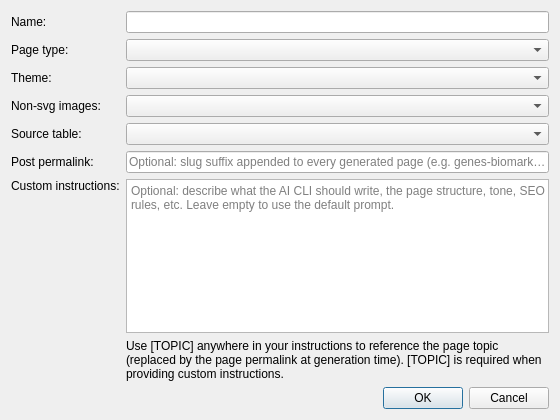
<?xml version="1.0" encoding="UTF-8"?>
<ui version="4.0">
 <class>DialogAddGeneration</class>
 <widget class="QDialog" name="DialogAddGeneration">
  <property name="geometry">
   <rect>
    <x>0</x>
    <y>0</y>
    <width>560</width>
    <height>420</height>
   </rect>
  </property>
  <property name="windowTitle">
   <string>Add Generation Strategy</string>
  </property>
  <layout class="QVBoxLayout" name="verticalLayout">
   <item>
    <layout class="QFormLayout" name="formLayout">
     <property name="fieldGrowthPolicy">
      <enum>QFormLayout::AllNonFixedFieldsGrow</enum>
     </property>
     <item row="0" column="0">
      <widget class="QLabel" name="labelName">
       <property name="text">
        <string>Name:</string>
       </property>
      </widget>
     </item>
     <item row="0" column="1">
      <widget class="QLineEdit" name="lineEditName"/>
     </item>
     <item row="1" column="0">
      <widget class="QLabel" name="labelPageType">
       <property name="text">
        <string>Page type:</string>
       </property>
      </widget>
     </item>
     <item row="1" column="1">
      <widget class="QComboBox" name="comboBoxPageType"/>
     </item>
     <item row="2" column="0">
      <widget class="QLabel" name="labelTheme">
       <property name="text">
        <string>Theme:</string>
       </property>
      </widget>
     </item>
     <item row="2" column="1">
      <widget class="QComboBox" name="comboBoxTheme"/>
     </item>
     <item row="3" column="0">
      <widget class="QLabel" name="labelNonSvgImages">
       <property name="text">
        <string>Non-svg images:</string>
       </property>
      </widget>
     </item>
     <item row="3" column="1">
      <widget class="QComboBox" name="comboBoxNonSvgImages"/>
     </item>
     <item row="4" column="0">
      <widget class="QLabel" name="labelPrimaryTable">
       <property name="text">
        <string>Source table:</string>
       </property>
      </widget>
     </item>
     <item row="4" column="1">
      <widget class="QComboBox" name="comboBoxPrimaryTable"/>
     </item>
     <item row="5" column="0">
      <widget class="QLabel" name="labelEndPermalink">
       <property name="text">
        <string>Post permalink:</string>
       </property>
      </widget>
     </item>
     <item row="5" column="1">
      <widget class="QLineEdit" name="lineEditEndPermalink">
       <property name="placeholderText">
        <string>Optional: slug suffix appended to every generated page (e.g. genes-biomarkers)</string>
       </property>
      </widget>
     </item>
     <item row="6" column="0">
      <widget class="QLabel" name="labelInstructions">
       <property name="text">
        <string>Custom instructions:</string>
       </property>
       <property name="alignment">
        <set>Qt::AlignmentFlag::AlignTop|Qt::AlignmentFlag::AlignLeft</set>
       </property>
      </widget>
     </item>
     <item row="6" column="1">
      <widget class="QPlainTextEdit" name="plainTextEditInstructions">
       <property name="placeholderText">
        <string>Optional: describe what the AI CLI should write, the page structure, tone, SEO rules, etc. Leave empty to use the default prompt.</string>
       </property>
      </widget>
     </item>
     <item row="7" column="1">
      <widget class="QLabel" name="labelTopicHint">
       <property name="text">
        <string>Use [TOPIC] anywhere in your instructions to reference the page topic (replaced by the page permalink at generation time). [TOPIC] is required when providing custom instructions.</string>
       </property>
       <property name="wordWrap">
        <bool>true</bool>
       </property>
      </widget>
     </item>
    </layout>
   </item>
   <item>
    <widget class="QDialogButtonBox" name="buttonBox">
     <property name="orientation">
      <enum>Qt::Orientation::Horizontal</enum>
     </property>
     <property name="standardButtons">
      <set>QDialogButtonBox::StandardButton::Cancel|QDialogButtonBox::StandardButton::Ok</set>
     </property>
    </widget>
   </item>
  </layout>
 </widget>
 <resources/>
 <connections/>
</ui>
